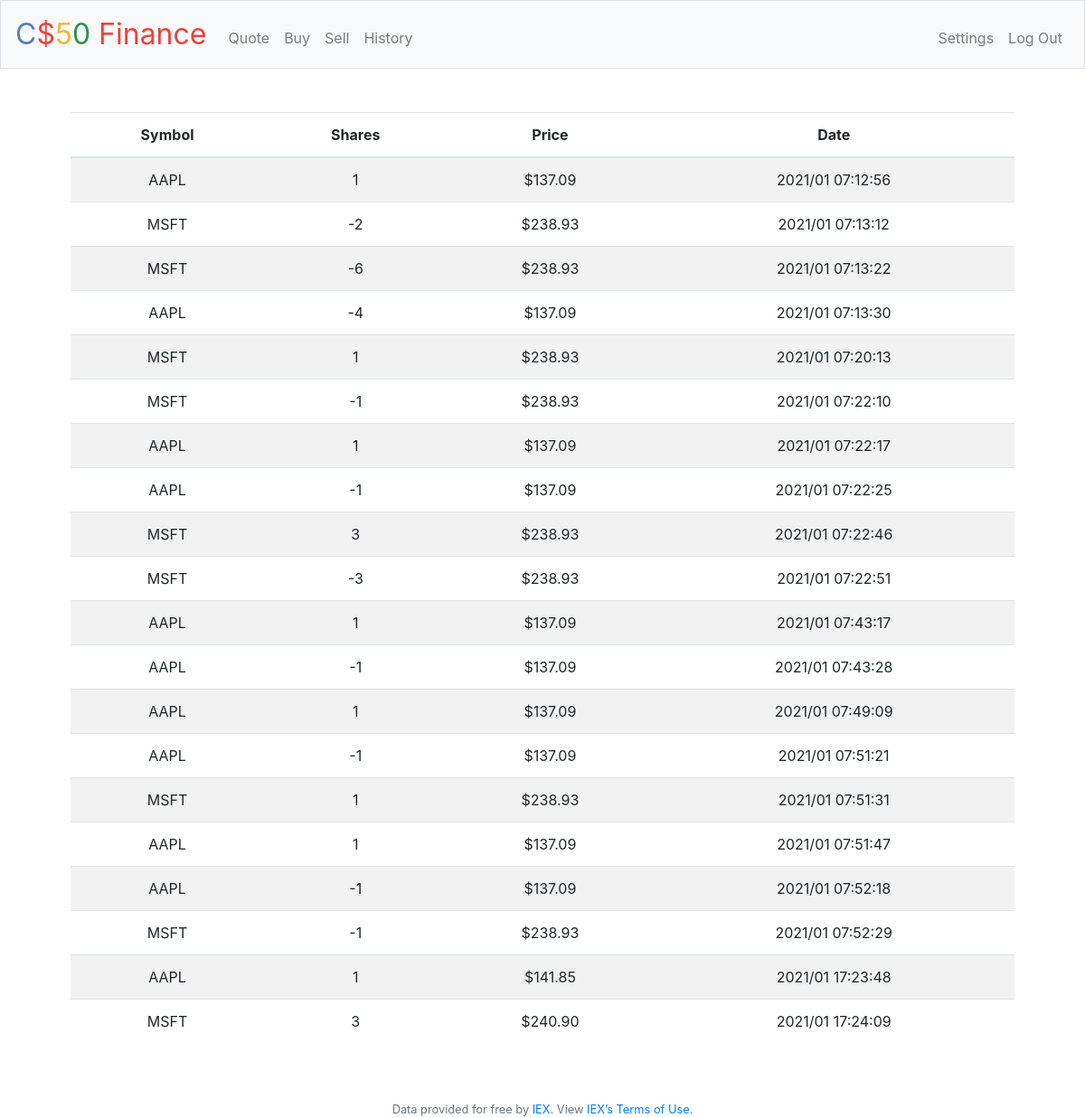
Screenshot of /history (signed in) with the database file from the repository.
### tables this page shows
CREATE TABLE 'buyments' (
    id integer NOT NULL,'userid' integer NOT NULL,
    symbol TEXT NOT NULL,
    company TEXT NOT NULL,
    quantity INTEGER,
    price NUMERIC NOT NULL,
    date TEXT NOT NULL,
    PRIMARY KEY(id)
);

### application.py (the view)
@app.route("/history")
@login_required
def history():
    user_id = session['user_id']
    data = db.execute('SELECT symbol, quantity, price, date FROM buyments WHERE userid=? ORDER BY date', user_id)
    for stock in data:
        stock['price'] = usd(stock['price'])
    return render_template('history.html', data=data)

### application.py (called while the page is built)
@app.after_request
def after_request(response):
    response.headers["Cache-Control"] = "no-cache, no-store, must-revalidate"
    response.headers["Expires"] = 0
    response.headers["Pragma"] = "no-cache"
    return response

### helpers.py (called while the page is built)
def login_required(f):
    @wraps(f)
    def decorated_function(*args, **kwargs):
        if session.get("user_id") is None:
            return redirect("/login")
        return f(*args, **kwargs)
    return decorated_function

def usd(value):
    return f"${value:,.2f}"

### templates/history.html (shortened to what this page needs)
{% extends "layout.html" %}
{% block main %}
    <table class="table table-striped">
        <thead>
            <tr>
                <th scope="col">Symbol</td>
                <th scope="col">Shares</td>
                <th scope="col">Price</td>
                <th scope="col">Date</td>
            </tr>
        </thead>
        <tbody>
        {% for stock in data %}
            <tr>
                <td>{{ stock.symbol }}</td>
                <td>{{ stock.quantity }}</td>
                <td>{{ stock.price }}</td>
                <td>{{ stock.date }}</td>
            </tr>
        {% endfor %}
        </tbody>
    </table>
{% endblock %}

### templates/layout.html (shortened to what this page needs)
<!DOCTYPE html>
<html lang="en">
    <head>
        <link rel="stylesheet" href="https://cdn.jsdelivr.net/npm/bootstrap@4.5.3/dist/css/bootstrap.min.css">
        <link href="/static/styles.css" rel="stylesheet">
    </head>
    <body>
        <nav class="navbar navbar-expand-md navbar-light bg-light border">
            <a class="navbar-brand" href="/"><span class="blue">C</span><span class="red">$</span><span class="yellow">5</span><span class="green">0</span> <span class="red">Finance</span></a>
            <div class="collapse navbar-collapse" id="navbar">
                {% if session.user_id %}
                    <ul class="navbar-nav mr-auto mt-2">
                        <li class="nav-item"><a class="nav-link" href="/quote">Quote</a></li>
                        <li class="nav-item"><a class="nav-link" href="/buy">Buy</a></li>
                        <li class="nav-item"><a class="nav-link" href="/sell">Sell</a></li>
                        <li class="nav-item"><a class="nav-link" href="/history">History</a></li>
                    </ul>
                    <ul class="navbar-nav ml-auto mt-2">
                        <li class="nav-item"><a class="nav-link" href="/settings">Settings</a></li>
                        <li class="nav-item"><a class="nav-link" href="/logout">Log Out</a></li>
                    </ul>
                {% else %}
                    <ul class="navbar-nav ml-auto mt-2">
                        <li class="nav-item"><a class="nav-link" href="/register">Register</a></li>
                        <li class="nav-item"><a class="nav-link" href="/login">Log In</a></li>
                    </ul>
                {% endif %}
            </div>
        </nav>
        <main class="container p-5">
            {% block main %}{% endblock %}
        </main>
        <footer class="small text-center text-muted">
            Data provided for free by <a href="https://iextrading.com/developer">IEX</a>. View <a href="https://iextrading.com/api-exhibit-a/">IEX’s Terms of Use</a>.
        </footer>
    </body>
</html>

### static/styles.css (style rules this page uses)
nav .navbar-brand { font-size: xx-large; }
nav .navbar-brand .blue { color: #537fbe; }
nav .navbar-brand .red { color: #ea433b; }
nav .navbar-brand .yellow { color: #f5b82e; }
nav .navbar-brand .green { color: #2e944b; }
main { overflow-x: auto; text-align: center; }

### rows the page displays
buyments: symbol "AAPL", quantity "1", price "$137.09", date "2021/01 07:12:56"
buyments: symbol "MSFT", quantity "-2", price "$238.93", date "2021/01 07:13:12"
buyments: symbol "MSFT", quantity "-6", price "$238.93", date "2021/01 07:13:22"
buyments: symbol "AAPL", quantity "-4", price "$137.09", date "2021/01 07:13:30"
buyments: symbol "MSFT", quantity "1", price "$238.93", date "2021/01 07:20:13"
buyments: symbol "MSFT", quantity "-1", price "$238.93", date "2021/01 07:22:10"
buyments: symbol "AAPL", quantity "1", price "$137.09", date "2021/01 07:22:17"
buyments: symbol "AAPL", quantity "-1", price "$137.09", date "2021/01 07:22:25"
buyments: symbol "MSFT", quantity "3", price "$238.93", date "2021/01 07:22:46"
buyments: symbol "MSFT", quantity "-3", price "$238.93", date "2021/01 07:22:51"
buyments: symbol "AAPL", quantity "1", price "$137.09", date "2021/01 07:43:17"
buyments: symbol "AAPL", quantity "-1", price "$137.09", date "2021/01 07:43:28"
buyments: symbol "AAPL", quantity "1", price "$137.09", date "2021/01 07:49:09"
buyments: symbol "AAPL", quantity "-1", price "$137.09", date "2021/01 07:51:21"
buyments: symbol "MSFT", quantity "1", price "$238.93", date "2021/01 07:51:31"
buyments: symbol "AAPL", quantity "1", price "$137.09", date "2021/01 07:51:47"
buyments: symbol "AAPL", quantity "-1", price "$137.09", date "2021/01 07:52:18"
buyments: symbol "MSFT", quantity "-1", price "$238.93", date "2021/01 07:52:29"
buyments: symbol "AAPL", quantity "1", price "$141.85", date "2021/01 17:23:48"
buyments: symbol "MSFT", quantity "3", price "$240.90", date "2021/01 17:24:09"
